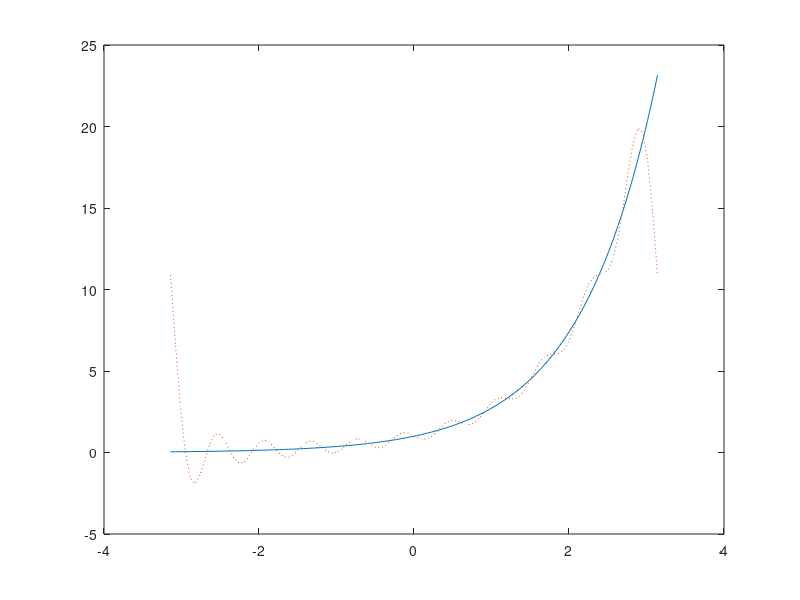

Write the MATLAB code that produced this figure.
clc;
clear;
close all;
%%-------------------------------------------------

f = @(x)(exp(x));
N = 10;
tN = 100;

T = linspace(-pi, pi, tN);
fT = zeros(1, tN);
fV = zeros(1, tN);

a_0 = (1./pi).*(integral(f, -pi, pi));
a_n = zeros(1, N);
b_n = a_n;
for n = 1:N
    a_n(n) = (1./pi).*integral(@(x)(f(x).*cos(n.*x)), -pi, pi);
    b_n(n) = (1./pi).*integral(@(x)(f(x).*sin(n.*x)), -pi, pi);
end
for t = 1:numel(T)
    f1 = a_0/2;
    for n = 1:N
        f1 = f1 + a_n(n)*cos(n*T(t)) + b_n(n)*sin(n*T(t));
    end
    fT(t) = f1;
    %%------------------------------------------------------
    fV(t) = f(T(t));
end
%%-------------------------------------------------------------
plot(T, fV, '-', T, fT, ':');

